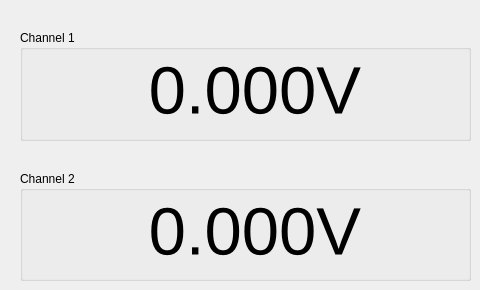
           <widget class="QWidget" name="tab_2">
            <attribute name="title">
             <string>VDC</string>
            </attribute>
            <widget class="QWidget" name="verticalLayoutWidget_2">
             <property name="geometry">
              <rect>
               <x>20</x>
               <y>30</y>
               <width>451</width>
               <height>251</height>
              </rect>
             </property>
             <layout class="QVBoxLayout" name="verticalLayout_106">
              <property name="spacing">
               <number>30</number>
              </property>
              <item>
               <widget class="QGroupBox" name="groupBox_15">
                <property name="title">
                 <string>Channel 1</string>
                </property>
                <widget class="QLabel" name="vdcChannel1">
                 <property name="geometry">
                  <rect>
                   <x>10</x>
                   <y>20</y>
                   <width>431</width>
                   <height>81</height>
                  </rect>
                 </property>
                 <property name="font">
                  <font>
                   <pointsize>50</pointsize>
                  </font>
                 </property>
                 <property name="text">
                  <string> 0.000V</string>
                 </property>
                 <property name="alignment">
                  <set>Qt::AlignmentFlag::AlignCenter</set>
                 </property>
                </widget>
               </widget>
              </item>
              <item>
               <widget class="QGroupBox" name="groupBox_16">
                <property name="title">
                 <string>Channel 2</string>
                </property>
                <widget class="QLabel" name="vdcChannel2">
                 <property name="geometry">
                  <rect>
                   <x>10</x>
                   <y>20</y>
                   <width>431</width>
                   <height>81</height>
                  </rect>
                 </property>
                 <property name="font">
                  <font>
                   <pointsize>50</pointsize>
                  </font>
                 </property>
                 <property name="text">
                  <string> 0.000V</string>
                 </property>
                 <property name="alignment">
                  <set>Qt::AlignmentFlag::AlignCenter</set>
                 </property>
                </widget>
               </widget>
              </item>
             </layout>
            </widget>
           </widget>
